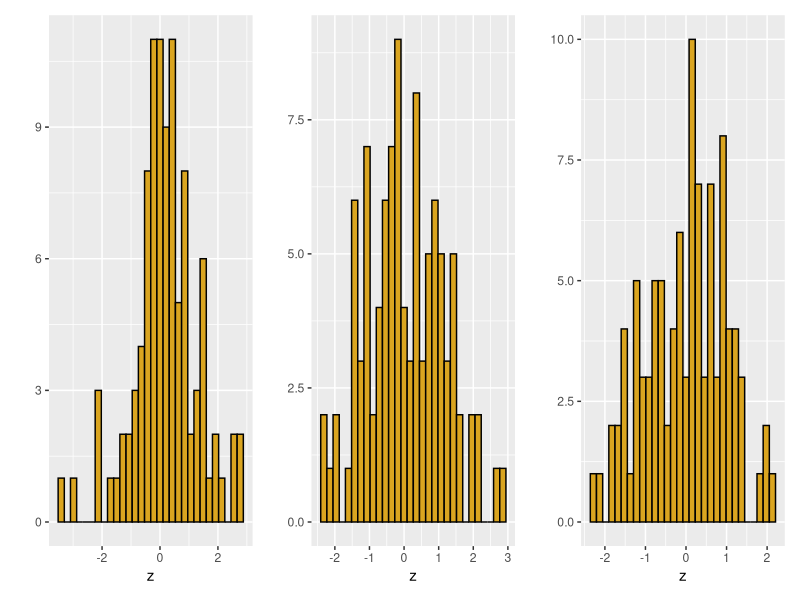

Here is the R script that generated this plot:
## ---- chunk 1
knitr::opts_chunk$set(echo = TRUE,message=FALSE)
## ---- chunk 2
set.seed(02252018)
runif(1)
## ---- chunk 3
# install TeachingDemos package from CRAN
library(TeachingDemos)
z <- char2seed("espresso",set=FALSE)
z
set.seed(z)
runif(1)
## ---- chunk 4
char2seed("chai latte with soy")
runif(1)
## ---- chunk 5
dirtyVec <- c(3.2, NA, 2.2, 6, 5)
complete.cases(dirtyVec)

# use this to select the NA values (inverse)
!complete.cases(dirtyVec)
## ---- chunk 6

# Using a vector of lists to store ggplot objects in a loop
# February 19, 2018
library(ggplot2)
library(patchwork)
n <- 3 # number of plots to create
plotList <- vector("list",n) # taken from a StackOverflow answer from Venables
# Now run a little for loop to create, plot, and store 3 replicates
for(i in seq(plotList)) {
  local({                     # special call to local
       i <- i                 # special re-assignment of counter 
  z <- rnorm(100)
  plotList[[i]] <<- qplot(x=z,color=I("black"),fill=I("goldenrod"))
  }) # note global assign <<- and environment closure })
}


# now plot these with patchwork
plotList[[1]] | plotList[[2]] | plotList[[3]]
